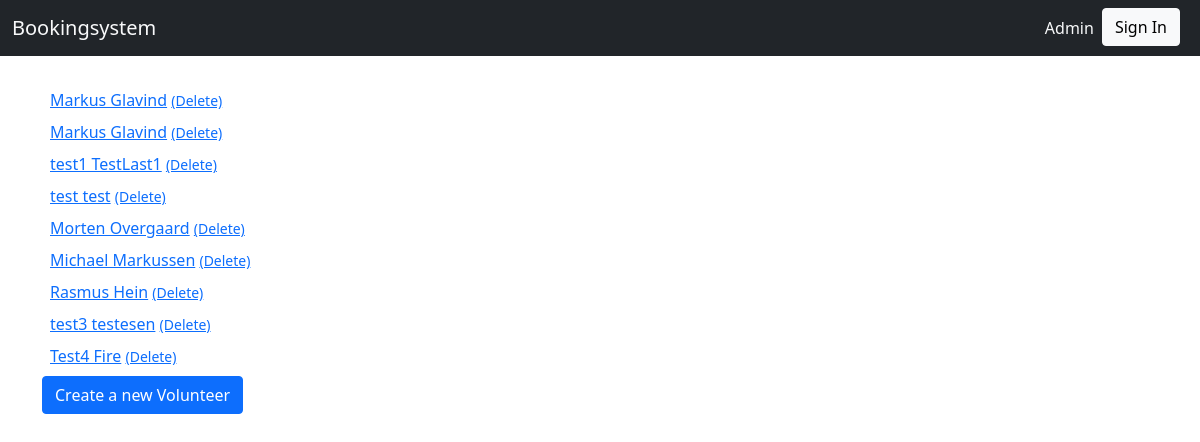
The page /organization/organization/Volunteer/ on the database its author committed.
### organization/models.py (models this page shows, shortened)
class Volunteer(AbstractUser):
    username = models.CharField(max_length=30, unique=True)
    first_name = models.CharField(max_length=30)
    created = models.DateTimeField(auto_now_add=True, editable=False)
    last_name = models.CharField(max_length=30)
    last_updated = models.DateTimeField(auto_now=True, editable=False)
    email = models.EmailField()
    class Meta:
        pass
    def __str__(self):
        return f"{self.first_name} {self.last_name}"
    def get_absolute_url(self):
        return reverse("organization_Volunteer_detail", args=(self.pk,))

### organization/views.py (the view)
# urls.py: path("organization/Volunteer/", views.VolunteerListView.as_view(), name="organization_Volunteer_list"),
class VolunteerListView(generic.ListView):
    model = models.Volunteer
    form_class = forms.VolunteerForm

### organization/templates/organization/volunteer_list.html
{% extends "base.html" %}
{% block content %}
{% for object in object_list %}
  <div class="m-2">
    <a href="{{object.get_absolute_url}}">{{object}}</a>
    <small class="ml-5">
      <a href="{% url 'organization_Volunteer_delete' object.pk %}">
        (Delete)
      </a>
    </small>
  </div>
{% endfor %}
<div>
  <a class="btn btn-primary"
    href="{% url 'organization_Volunteer_create' %}">
  Create a new Volunteer
  </a>
</div>
{% endblock %}

### rows shown on the page
Volunteer: first_name+last_name "Markus Glavind"
Volunteer: first_name+last_name "Markus Glavind"
Volunteer: first_name+last_name "test1 TestLast1"
Volunteer: first_name+last_name "test test"
Volunteer: first_name+last_name "Morten Overgaard"
Volunteer: first_name+last_name "Michael Markussen"
Volunteer: first_name+last_name "Rasmus Hein"
Volunteer: first_name+last_name "test3 testesen"
Volunteer: first_name+last_name "Test4 Fire"
